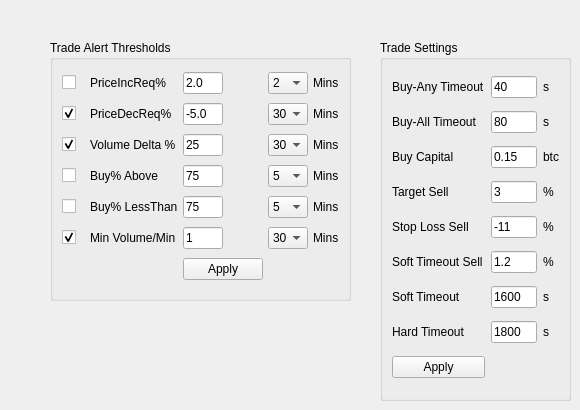
      <widget class="QWidget" name="tab_3">
       <attribute name="title">
        <string>Trade Settings</string>
       </attribute>
       <widget class="QGroupBox" name="groupBox">
        <property name="geometry">
         <rect>
          <x>50</x>
          <y>40</y>
          <width>301</width>
          <height>261</height>
         </rect>
        </property>
        <property name="title">
         <string>Trade Alert Thresholds</string>
        </property>
        <layout class="QGridLayout" name="gridLayout_10">
         <property name="horizontalSpacing">
          <number>5</number>
         </property>
         <item row="0" column="3">
          <widget class="QComboBox" name="alertPriceDeltaPeriodComb">
           <property name="maximumSize">
            <size>
             <width>40</width>
             <height>16777215</height>
            </size>
           </property>
           <property name="currentIndex">
            <number>0</number>
           </property>
           <item>
            <property name="text">
             <string>2</string>
            </property>
           </item>
           <item>
            <property name="text">
             <string>5</string>
            </property>
           </item>
           <item>
            <property name="text">
             <string>10</string>
            </property>
           </item>
           <item>
            <property name="text">
             <string>30</string>
            </property>
           </item>
           <item>
            <property name="text">
             <string>60</string>
            </property>
           </item>
          </widget>
         </item>
         <item row="5" column="4">
          <widget class="QLabel" name="label_7">
           <property name="text">
            <string>Mins</string>
           </property>
          </widget>
         </item>
         <item row="1" column="4">
          <widget class="QLabel" name="label_17">
           <property name="text">
            <string>Mins</string>
           </property>
          </widget>
         </item>
         <item row="5" column="3">
          <widget class="QComboBox" name="alertMinVolPeriodComb">
           <property name="maximumSize">
            <size>
             <width>40</width>
             <height>16777215</height>
            </size>
           </property>
           <property name="currentIndex">
            <number>2</number>
           </property>
           <item>
            <property name="text">
             <string>5</string>
            </property>
           </item>
           <item>
            <property name="text">
             <string>10</string>
            </property>
           </item>
           <item>
            <property name="text">
             <string>30</string>
            </property>
           </item>
           <item>
            <property name="text">
             <string>60</string>
            </property>
           </item>
          </widget>
         </item>
         <item row="5" column="2">
          <widget class="QLineEdit" name="alertMinVolumeText">
           <property name="maximumSize">
            <size>
             <width>40</width>
             <height>16777215</height>
            </size>
           </property>
           <property name="text">
            <string>1</string>
           </property>
          </widget>
         </item>
         <item row="2" column="3">
          <widget class="QComboBox" name="alertVolDeltaPeriodComb">
           <property name="maximumSize">
            <size>
             <width>40</width>
             <height>16777215</height>
            </size>
           </property>
           <property name="currentIndex">
            <number>2</number>
           </property>
           <item>
            <property name="text">
             <string>5</string>
            </property>
           </item>
           <item>
            <property name="text">
             <string>10</string>
            </property>
           </item>
           <item>
            <property name="text">
             <string>30</string>
            </property>
           </item>
           <item>
            <property name="text">
             <string>60</string>
            </property>
           </item>
          </widget>
         </item>
         <item row="0" column="4">
          <widget class="QLabel" name="label_5">
           <property name="text">
            <string>Mins</string>
           </property>
          </widget>
         </item>
         <item row="0" column="0">
          <widget class="QCheckBox" name="alertPriceIncreaseEnable">
           <property name="text">
            <string/>
           </property>
           <property name="checked">
            <bool>false</bool>
           </property>
          </widget>
         </item>
         <item row="5" column="0">
          <widget class="QCheckBox" name="minCoinVolEnable">
           <property name="text">
            <string/>
           </property>
           <property name="checked">
            <bool>true</bool>
           </property>
          </widget>
         </item>
         <item row="2" column="1">
          <widget class="QLabel" name="label_3">
           <property name="text">
            <string>Volume Delta %</string>
           </property>
          </widget>
         </item>
         <item row="2" column="0">
          <widget class="QCheckBox" name="alertVolDeltaEnable">
           <property name="text">
            <string/>
           </property>
           <property name="checked">
            <bool>true</bool>
           </property>
          </widget>
         </item>
         <item row="0" column="1">
          <widget class="QLabel" name="label_2">
           <property name="minimumSize">
            <size>
             <width>84</width>
             <height>0</height>
            </size>
           </property>
           <property name="text">
            <string>PriceIncReq%</string>
           </property>
          </widget>
         </item>
         <item row="1" column="2">
          <widget class="QLineEdit" name="priceDecEdit">
           <property name="maximumSize">
            <size>
             <width>40</width>
             <height>16777215</height>
            </size>
           </property>
           <property name="text">
            <string>-5.0</string>
           </property>
          </widget>
         </item>
         <item row="2" column="2">
          <widget class="QLineEdit" name="altertVolumeDeltaText">
           <property name="maximumSize">
            <size>
             <width>40</width>
             <height>16777215</height>
            </size>
           </property>
           <property name="text">
            <string>25</string>
           </property>
          </widget>
         </item>
         <item row="0" column="2">
          <widget class="QLineEdit" name="alertPriceDeltaText">
           <property name="maximumSize">
            <size>
             <width>40</width>
             <height>16777215</height>
            </size>
           </property>
           <property name="text">
            <string>2.0</string>
           </property>
          </widget>
         </item>
         <item row="1" column="0">
          <widget class="QCheckBox" name="alertPriceDecreaseEnable">
           <property name="text">
            <string/>
           </property>
           <property name="checked">
            <bool>true</bool>
           </property>
          </widget>
         </item>
         <item row="1" column="3">
          <widget class="QComboBox" name="alertPriceDecPeriodComb">
           <property name="maximumSize">
            <size>
             <width>40</width>
             <height>16777215</height>
            </size>
           </property>
           <property name="currentIndex">
            <number>3</number>
           </property>
           <item>
            <property name="text">
             <string>2</string>
            </property>
           </item>
           <item>
            <property name="text">
             <string>5</string>
            </property>
           </item>
           <item>
            <property name="text">
             <string>10</string>
            </property>
           </item>
           <item>
            <property name="text">
             <string>30</string>
            </property>
           </item>
           <item>
            <property name="text">
             <string>60</string>
            </property>
           </item>
          </widget>
         </item>
         <item row="1" column="1">
          <widget class="QLabel" name="label_16">
           <property name="text">
            <string>PriceDecReq%</string>
           </property>
          </widget>
         </item>
         <item row="2" column="4">
          <widget class="QLabel" name="label_6">
           <property name="text">
            <string>Mins</string>
           </property>
          </widget>
         </item>
         <item row="6" column="2">
          <widget class="QPushButton" name="applyAlertSettingsBtn">
           <property name="text">
            <string>Apply</string>
           </property>
          </widget>
         </item>
         <item row="5" column="1">
          <widget class="QLabel" name="label_4">
           <property name="text">
            <string>Min Volume/Min</string>
           </property>
          </widget>
         </item>
         <item row="3" column="2">
          <widget class="QLineEdit" name="alertBuyPcText">
           <property name="maximumSize">
            <size>
             <width>40</width>
             <height>16777215</height>
            </size>
           </property>
           <property name="text">
            <string>75</string>
           </property>
          </widget>
         </item>
         <item row="3" column="0">
          <widget class="QCheckBox" name="alertBuyPcEnable">
           <property name="text">
            <string/>
           </property>
          </widget>
         </item>
         <item row="3" column="1">
          <widget class="QLabel" name="label_26">
           <property name="text">
            <string>Buy% Above</string>
           </property>
          </widget>
         </item>
         <item row="3" column="3">
          <widget class="QComboBox" name="alertBuyPcCombo">
           <property name="maximumSize">
            <size>
             <width>40</width>
             <height>16777215</height>
            </size>
           </property>
           <item>
            <property name="text">
             <string>5</string>
            </property>
           </item>
           <item>
            <property name="text">
             <string>10</string>
            </property>
           </item>
           <item>
            <property name="text">
             <string>30</string>
            </property>
           </item>
           <item>
            <property name="text">
             <string>60</string>
            </property>
           </item>
          </widget>
         </item>
         <item row="3" column="4">
          <widget class="QLabel" name="label_27">
           <property name="text">
            <string>Mins</string>
           </property>
          </widget>
         </item>
         <item row="4" column="0">
          <widget class="QCheckBox" name="alertBuyPcAtLeastEnable">
           <property name="text">
            <string/>
           </property>
          </widget>
         </item>
         <item row="4" column="1">
          <widget class="QLabel" name="label_28">
           <property name="text">
            <string>Buy% LessThan</string>
           </property>
          </widget>
         </item>
         <item row="4" column="3">
          <widget class="QComboBox" name="alertBuyPcAtLeastCombo">
           <property name="maximumSize">
            <size>
             <width>40</width>
             <height>16777215</height>
            </size>
           </property>
           <item>
            <property name="text">
             <string>5</string>
            </property>
           </item>
           <item>
            <property name="text">
             <string>10</string>
            </property>
           </item>
           <item>
            <property name="text">
             <string>30</string>
            </property>
           </item>
           <item>
            <property name="text">
             <string>60</string>
            </property>
           </item>
          </widget>
         </item>
         <item row="4" column="2">
          <widget class="QLineEdit" name="alertBuyPcAtLeastText">
           <property name="maximumSize">
            <size>
             <width>40</width>
             <height>16777215</height>
            </size>
           </property>
           <property name="text">
            <string>75</string>
           </property>
          </widget>
         </item>
         <item row="4" column="4">
          <widget class="QLabel" name="label_29">
           <property name="text">
            <string>Mins</string>
           </property>
          </widget>
         </item>
        </layout>
       </widget>
       <widget class="QGroupBox" name="groupBox_2">
        <property name="geometry">
         <rect>
          <x>380</x>
          <y>40</y>
          <width>191</width>
          <height>361</height>
         </rect>
        </property>
        <property name="title">
         <string>Trade Settings</string>
        </property>
        <layout class="QGridLayout" name="gridLayout_11">
         <item row="0" column="2">
          <widget class="QLineEdit" name="haltbuyanyedit">
           <property name="maximumSize">
            <size>
             <width>50</width>
             <height>16777215</height>
            </size>
           </property>
           <property name="text">
            <string>40</string>
           </property>
          </widget>
         </item>
         <item row="1" column="2">
          <widget class="QLineEdit" name="haltbuyalledit">
           <property name="maximumSize">
            <size>
             <width>50</width>
             <height>16777215</height>
            </size>
           </property>
           <property name="text">
            <string>80</string>
           </property>
          </widget>
         </item>
         <item row="6" column="1">
          <widget class="QLabel" name="label_11">
           <property name="text">
            <string>Soft Timeout</string>
           </property>
          </widget>
         </item>
         <item row="4" column="1">
          <widget class="QLabel" name="label_9">
           <property name="text">
            <string>Stop Loss Sell</string>
           </property>
          </widget>
         </item>
         <item row="3" column="3">
          <widget class="QLabel" name="label_12">
           <property name="maximumSize">
            <size>
             <width>15</width>
             <height>16777215</height>
            </size>
           </property>
           <property name="text">
            <string>%</string>
           </property>
          </widget>
         </item>
         <item row="0" column="1">
          <widget class="QLabel" name="label_21">
           <property name="text">
            <string>Buy-Any Timeout</string>
           </property>
          </widget>
         </item>
         <item row="2" column="1">
          <widget class="QLabel" name="label_18">
           <property name="text">
            <string>Buy Capital</string>
           </property>
          </widget>
         </item>
         <item row="5" column="2">
          <widget class="QLineEdit" name="lateTradeExitPct">
           <property name="maximumSize">
            <size>
             <width>50</width>
             <height>16777215</height>
            </size>
           </property>
           <property name="text">
            <string>1.2</string>
           </property>
          </widget>
         </item>
         <item row="3" column="1">
          <widget class="QLabel" name="label_8">
           <property name="text">
            <string>Target Sell</string>
           </property>
          </widget>
         </item>
         <item row="8" column="1">
          <widget class="QPushButton" name="applyTradeSettingsBtn">
           <property name="text">
            <string>Apply</string>
           </property>
          </widget>
         </item>
         <item row="2" column="2">
          <widget class="QLineEdit" name="buyValEdit">
           <property name="maximumSize">
            <size>
             <width>50</width>
             <height>16777215</height>
            </size>
           </property>
           <property name="text">
            <string>0.15</string>
           </property>
          </widget>
         </item>
         <item row="6" column="2">
          <widget class="QLineEdit" name="lateTradeStart">
           <property name="maximumSize">
            <size>
             <width>50</width>
             <height>16777215</height>
            </size>
           </property>
           <property name="text">
            <string>1600</string>
           </property>
          </widget>
         </item>
         <item row="1" column="3">
          <widget class="QLabel" name="label_23">
           <property name="text">
            <string>s</string>
           </property>
          </widget>
         </item>
         <item row="4" column="2">
          <widget class="QLineEdit" name="stopLossSellEdit">
           <property name="maximumSize">
            <size>
             <width>50</width>
             <height>16777215</height>
            </size>
           </property>
           <property name="text">
            <string>-11</string>
           </property>
          </widget>
         </item>
         <item row="5" column="1">
          <widget class="QLabel" name="label_10">
           <property name="text">
            <string>Soft Timeout Sell</string>
           </property>
          </widget>
         </item>
         <item row="3" column="2">
          <widget class="QLineEdit" name="targSellEdit">
           <property name="maximumSize">
            <size>
             <width>50</width>
             <height>16777215</height>
            </size>
           </property>
           <property name="text">
            <string>3</string>
           </property>
          </widget>
         </item>
         <item row="0" column="3">
          <widget class="QLabel" name="label_22">
           <property name="text">
            <string>s</string>
           </property>
          </widget>
         </item>
         <item row="1" column="1">
          <widget class="QLabel" name="label_20">
           <property name="text">
            <string>Buy-All Timeout</string>
           </property>
          </widget>
         </item>
         <item row="5" column="3">
          <widget class="QLabel" name="label_14">
           <property name="text">
            <string>%</string>
           </property>
          </widget>
         </item>
         <item row="4" column="3">
          <widget class="QLabel" name="label_13">
           <property name="text">
            <string>%</string>
           </property>
          </widget>
         </item>
         <item row="6" column="3">
          <widget class="QLabel" name="label_15">
           <property name="maximumSize">
            <size>
             <width>15</width>
             <height>16777215</height>
            </size>
           </property>
           <property name="text">
            <string>s</string>
           </property>
          </widget>
         </item>
         <item row="2" column="3">
          <widget class="QLabel" name="label_19">
           <property name="text">
            <string>btc</string>
           </property>
          </widget>
         </item>
         <item row="7" column="1">
          <widget class="QLabel" name="label_24">
           <property name="text">
            <string>Hard Timeout</string>
           </property>
          </widget>
         </item>
         <item row="7" column="2">
          <widget class="QLineEdit" name="timeLimitEdit">
           <property name="maximumSize">
            <size>
             <width>50</width>
             <height>16777215</height>
            </size>
           </property>
           <property name="text">
            <string>1800</string>
           </property>
          </widget>
         </item>
         <item row="7" column="3">
          <widget class="QLabel" name="label_25">
           <property name="text">
            <string>s</string>
           </property>
          </widget>
         </item>
        </layout>
       </widget>
      </widget>
